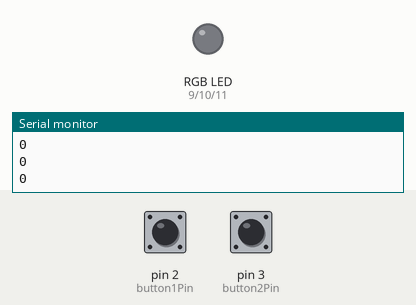
Simulated run of this sketch. Board: Arduino Uno, built with avr-gcc and run on an emulated ATmega328P. On the bench: an RGB LED mixed from three pins (HIGH = lit), the last lines printed to the serial monitor. Dashed ring = blinking. Inputs (shaded band) come from the test bench; at power-on: pin 2 (button1Pin) LOW, pin 3 (button2Pin) LOW.

Above: at 1.2 s.
1.3 s: pin 2 (button1Pin) pulled HIGH for 0.15 s
At 1.9 s:
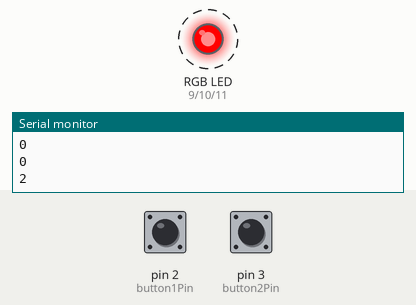
4.4 s: pin 3 (button2Pin) pulled HIGH for 0.15 s
At 5.1 s:
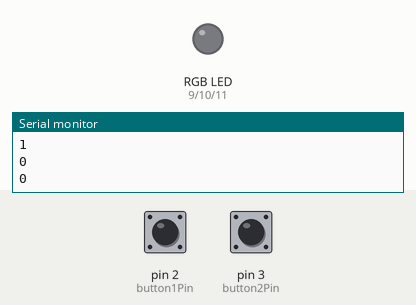
6.0 s: pin 2 (button1Pin) pulled HIGH for 1 s
At 6.9 s:
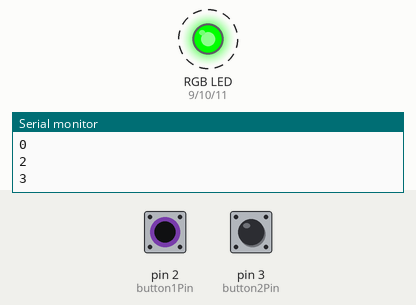
10.0 s: pin 3 (button2Pin) pulled HIGH for 1 s
At 10.6 s:
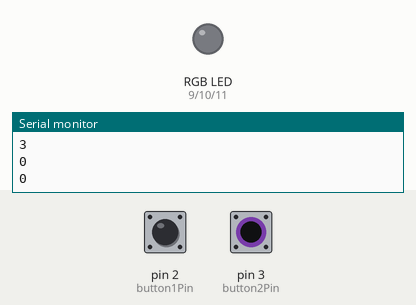
Timing chart, 0 to 13.0 s (numbered marks = the images above; inputs shaded):
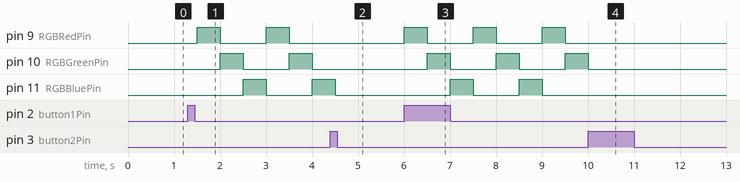

The sketch:

lab_5_level_3.ino
```cpp
//Sebastian Bruce
//Date: October 5 2023
//Description: control RGB LED with buttons and attachInterrupt

int RGBRedPin = 9; //The red RGB LED is connected pin 9 of the Arduino.
int RGBGreenPin = 10; //The green RGB LED is connected pin 10 of the Arduino.
int RGBBluePin = 11; //The blue RGB LED is connected pin 11 of the Arduino.
int button1Pin = 2;
int button2Pin = 3; //The SW1 button is connect to pin 3 of the Arduino.
int count;// varible that controls the RGB LED

void setup() { //The Setup function runs once
pinMode(RGBRedPin, OUTPUT); //Setup red RGB LED pin as an output pin.
pinMode(RGBGreenPin, OUTPUT); //Setup green RGB LED pin as an output pin.
pinMode(RGBBluePin, OUTPUT); //Setup blue RGB LED pin as an output pin.
pinMode(button1Pin, INPUT); //Setup button1 pin as an input pin.
Serial.begin(9600);
attachInterrupt(digitalPinToInterrupt(button1Pin), blink, RISING);
attachInterrupt(digitalPinToInterrupt(button2Pin), off, RISING);
}

void loop() { //The loop function runs forever.
  if(count > 0) {
    count++;
    if(count == 4) {
      count = 1;
    }
  }
  Serial.println(count);
  delay(500);
  if(count == 1) { //red
    analogWrite(RGBRedPin, 255);
    analogWrite(RGBGreenPin, 0);
    analogWrite(RGBBluePin, 0);
  } else if(count == 2) { //green
    analogWrite(RGBRedPin, 0);
    analogWrite(RGBGreenPin, 255);
    analogWrite(RGBBluePin, 0);
  } else if(count == 3) { //blue
    analogWrite(RGBRedPin, 0);
    analogWrite(RGBGreenPin, 0);
    analogWrite(RGBBluePin, 255);
  } else { //off
    analogWrite(RGBRedPin, 0);
    analogWrite(RGBGreenPin, 0);
    analogWrite(RGBBluePin, 0);
  }
}

void blink() {
  count = 1;
}

void off() {
  count = 0;
}
```

Measured:
- after the input at 1.3 s, pin 9 (RGBRedPin): alternates HIGH for 0.50 s and LOW for 1.0 s, starting after 0.20 s; pin 10 (RGBGreenPin): alternates HIGH for 0.50 s and LOW for 1.0 s, starting after 0.70 s; pin 11 (RGBBluePin): LOW → HIGH after 1.2 s, → LOW 0.50 s later, → HIGH 1.0 s later
- after the input at 4.4 s, pin 9 (RGBRedPin): stays LOW (without the input it goes to HIGH after 0.10 s); pin 10 (RGBGreenPin): stays LOW (without the input it goes to HIGH after 0.60 s); pin 11 (RGBBluePin): goes on until 4.5 s, then stays LOW
- after the input at 6.0 s, pin 9 (RGBRedPin): alternates HIGH for 0.50 s and LOW for 1.0 s, starting at once; pin 10 (RGBGreenPin): alternates HIGH for 0.50 s and LOW for 1.0 s, starting after 0.50 s; pin 11 (RGBBluePin): alternates HIGH for 0.50 s and LOW for 1.0 s, starting after 1.0 s
- after the input at 10.0 s, pin 9 (RGBRedPin), pin 11 (RGBBluePin): stops changing and stays LOW; pin 10 (RGBGreenPin): goes on until 10.0 s, then stays LOW
